Frame 1 (no input): blank canvas, image omitted
Frame 60 (the mouse pressed at the canvas centre just before this capture): blank canvas, image omitted
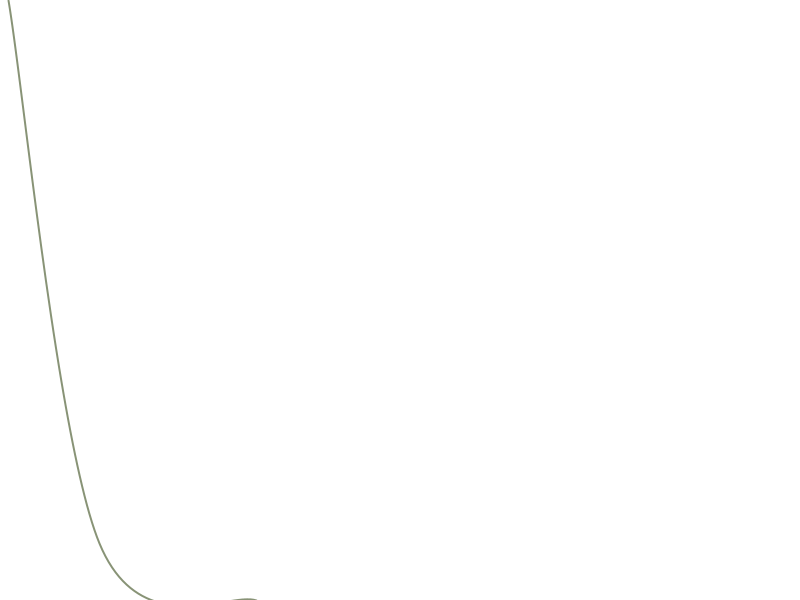
Frame 120 (the mouse held since frame 60 and released just before this capture)

The Processing sketch whose frames 1 and 60 were blank and that drew this single picture after the mouse press (run headless with seeded random() and noise(); from frame 60 on, the mouse is pressed at the canvas centre):

// Processing sketch: processing_66855
// ── processing_66855.pde

/* ======================================================
Aurthor: Xiaozhou ZHOU
Student ID: 347214
Natural System Studio, University of Melbourne
 
NO COPYRIGHT! 
welcome to copy, modify and distribute any way you want!
======================================================  */

//============= GLOBAL VARIABLES =============
ArrayList ArrayOfLines;
int vertexNumMax = 3;
int strokeWidthMax = 20;
int oscillator = 4;         //stroke width
int oscillator_col = 30;    //stroke color
int oscillator_pos = 10;    //position

//============= SETUP =============
void setup() {
  size(800, 600);
  smooth();
  frameRate(30);
  ArrayOfLines = new ArrayList();
}

//============= DRAW =============
void draw() {
  background(255);
  
  DynLine temp = new DynLine();
  for (int i = 0; i < ArrayOfLines.size(); i++) {
    temp = (DynLine) ArrayOfLines.get(i);
    temp.update();
    temp.display();
  }
}

//============= FUNCTIONS =============
void mousePressed() {
  DynLine curveLine = new DynLine();
  ArrayOfLines.add(curveLine);
}

void keyPressed() {
  if (key == 32) {    //reset the array list
    ArrayOfLines = new ArrayList();
  } else if (key == 8 || key == 127) {   //remove the most recent line by pressing delete or back space button
    ArrayOfLines.remove(ArrayOfLines.size()-1);
  }
}
  

class DynLine {
  float startX;
  float startY;
  float endX;
  float endY;
  int vertexNum;
  float[] vertexPosSet;
  int strokeWidth;
  int[] strokeRGBA;

  DynLine() {
    // randomlly define both start and end x,y positions
    startX = random(0, width);
    startY = 0;
    endX = random(0, width);
    endY = height;

    // randomly generate several vertex points
    //of which the num is less equal than predefined max num.
    vertexNum = int(random(1, vertexNumMax));
    vertexPosSet = new float[vertexNum*2];    //vertexNum*2 - 2 means space for x position and y position
    for (int i = 0; i < vertexPosSet.length; i++) {
      vertexPosSet[i] = random(1, width-1);   // generate x,y postion randomly within the screen
    }

    //random stroke width
    strokeWidth = int(random(1, strokeWidthMax));

    //random color and transparency
    strokeRGBA = new int[4];
    for (int i = 0; i < 4; i++) strokeRGBA[i] = int(random(0, 255));
  }

  void update() {
    //move start x position and constrain it
    startX += random(-oscillator_pos, oscillator_pos);
    startX = constrain(startX, 0, width);

    //move end x position and constrain it
    endX += random(-oscillator_pos, oscillator_pos);
    endX = constrain(endX, 0, width);

    //move vertex x,y position and constrain them
    for (int i = 0; i < vertexNum; i++) {
      vertexPosSet[i*2] += random(-oscillator_pos, oscillator_pos);
      vertexPosSet[i*2] = constrain(vertexPosSet[i], 0, width);
      vertexPosSet[i*2+1] += random(-oscillator_pos, oscillator_pos);
      vertexPosSet[i*2+1] = constrain(vertexPosSet[i+1], 0, height);
    }

    // change stroke wdith
    strokeWidth += random(-oscillator, oscillator);
    strokeWidth = constrain(strokeWidth, 2, strokeWidthMax);

    //change color
    for (int i = 0; i < 3; i++) {
      strokeRGBA[i] += random(-oscillator_col, oscillator_col);
      strokeRGBA[i] = constrain(strokeRGBA[i], 0, 255);
    }
    
    // change transparency whthin 100 to 255
    strokeRGBA[3] += random(-oscillator_col, oscillator_col);
    strokeRGBA[3] = constrain(strokeRGBA[3], 100, 255);
  }

  void display() {
    noFill();
    strokeWeight(strokeWidth);
    stroke(strokeRGBA[0], strokeRGBA[1], strokeRGBA[2], strokeRGBA[3]);
    
    /*
    print("R"+strokeRGBA[0]);
    print("G"+strokeRGBA[1]);
    print("B"+strokeRGBA[2]);
    println("A"+strokeRGBA[3]);
    */
    
    beginShape();
    curveVertex(startX, startY);
    curveVertex(startX, startY);

    for (int i = 0; i < vertexNum; i++) curveVertex(vertexPosSet[i*2], vertexPosSet[i*2+1]);

    curveVertex(endX, endY);
    curveVertex(endX, endY);
    endShape();
  }
}
